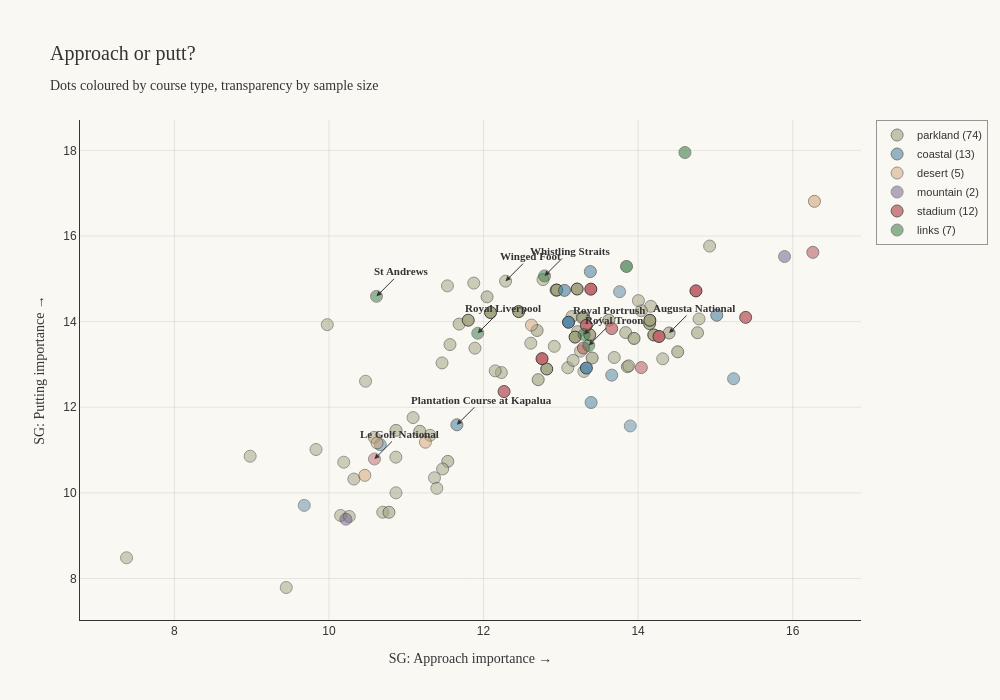

Source (notebook cell):
### Code cell
# Same chart, but colour by course_type
import plotly.graph_objects as go

# Build plot_df (same as before)
rows = []
for course, data in meta.items():
    shap = data.get("shap_profile") or {}
    if not shap:
        continue
    rows.append({
        "course_name": course,
        "course_type": data.get("course_type"),
        "country": data.get("country"),
        "yardage": data.get("yardage"),
        "designer": data.get("designer"),
        "n_events": shap.get("n_events"),
        "n_player_events": shap.get("n_player_events"),
        **{f"{f}_shap": shap.get(f"{f}_shap") for f in PLAYER_FEATURES},
    })

plot_df = pd.DataFrame(rows)
plot_df = plot_df.dropna(subset=["driving_dist_shap", "driving_acc_shap", "yardage"])

# Brand
INK = "#363334"
PAPER = "#f9f8f3"

# Color map
type_colors = {
    "parkland": "#a3a380",
    "links": "#3a7d44",
    "coastal": "#5a8ca8",
    "stadium": "#c1666b",
    "desert": "#d4a373",
    "mountain": "#6f5d8e",
    "heathland": "#8b7355",
}

fig = go.Figure()

# Filter and plot
plot_df = plot_df.dropna(subset=["sg_app_shap", "sg_putt_shap", "course_type"])

# Opacity from sample size
max_events = plot_df["n_player_events"].max()
min_events = plot_df["n_player_events"].min()
plot_df["opacity"] = 0.5 + 0.5 * (
    (plot_df["n_player_events"] - min_events) / (max_events - min_events)
)

# Plot each course type as separate trace for legend
for ctype in plot_df["course_type"].unique():
    if pd.isna(ctype):
        continue
    subset = plot_df[plot_df["course_type"] == ctype]
    fig.add_trace(go.Scatter(
        x=subset["sg_app_shap"],
        y=subset["sg_putt_shap"],
        mode="markers",
        marker=dict(
            size=12,
            color=type_colors.get(ctype, "#888"),
            opacity=subset["opacity"],
            line=dict(color=INK, width=1),
        ),
        name=f"{ctype} ({len(subset)})",
        text=subset["course_name"],
        customdata=subset[["country", "yardage", "n_events", "designer"]].values,
        hovertemplate=(
            "<b>%{text}</b><br>" +
            "%{customdata[0]}<br>" +
            "%{customdata[1]} yds · %{customdata[3]}<br>" +
            "%{customdata[2]} events<br>" +
            "SG: APP: %{x:.3f}<br>" +
            "SG: PUT: %{y:.3f}" +
            "<extra></extra>"
        ),
    ))

# Annotations
annotate_courses = [
    "Old Course at St Andrews",
    "Royal Liverpool",
    "Royal Troon",
    "Royal Portrush Golf Club",
    "Augusta National Golf Club",
    "Plantation Course at Kapalua",
    "Whistling Straits",
    "Le Golf National",
    "Winged Foot GC",
]

for course in annotate_courses:
    if course in plot_df["course_name"].values:
        row = plot_df[plot_df["course_name"] == course].iloc[0]
        short = (course
                 .replace("Old Course at ", "")
                 .replace(" Golf Links", "")
                 .replace(" Golf Club", "")
                 .replace(" Country Club", "")
                 .replace(" GC", ""))
        fig.add_annotation(
            x=row["sg_app_shap"],
            y=row["sg_putt_shap"],
            text=f"<b>{short}</b>",
            showarrow=True,
            arrowhead=2,
            arrowcolor=INK,
            arrowsize=1, arrowwidth=1,
            ax=25, ay=-25,
            font=dict(family="Fraunces, serif", size=11, color=INK),
        )

fig.update_layout(
    title=dict(
        text="Approach or putt?<br><sub>Dots coloured by course type, transparency by sample size</sub>",
        font=dict(family="Fraunces, serif", size=20, color=INK),
    ),
    xaxis=dict(
        title=dict(text="SG: Approach importance →", font=dict(family="Fraunces, serif", size=14)),
        gridcolor="rgba(54, 51, 52, 0.1)",
        showline=True, linecolor=INK,
        zeroline=False,
    ),
    yaxis=dict(
        title=dict(text="SG: Putting importance →", font=dict(family="Fraunces, serif", size=14)),
        gridcolor="rgba(54, 51, 52, 0.1)",
        showline=True, linecolor=INK,
        zeroline=False,
    ),
    plot_bgcolor=PAPER,
    paper_bgcolor=PAPER,
    font=dict(family="Archivo, sans-serif", color=INK, size=12),
    legend=dict(
        font=dict(family="Archivo, sans-serif", size=11),
        bgcolor=PAPER,
        bordercolor=INK,
        borderwidth=0.5,
    ),
    width=1000,
    height=700,
    margin=dict(l=80, r=60, t=120, b=80),
)

fig.show()

### Figure 1 — Plotly figure (JSON) as saved in the notebook; plotly's stock layout.template omitted (floating-point values rounded to 4 significant figures; data arrays with more than 128 entries replaced by an {"elided": "..."} marker saying what was removed)
{"data": [{"customdata": {"elided": "74x4 mixed values"}, "hovertemplate": "<b>%{text}</b><br>%{customdata[0]}<br>%{customdata[1]} yds · %{customdata[3]}<br>%{customdata[2]} events<br>SG: APP: %{x:.3f}<br>SG: PUT: %{y:.3f}<extra></extra>", "marker": {"color": "#a3a380", "line": {"color": "#363334", "width": 1}, "opacity": [0.5114, 0.5553, 0.6489, 0.5347, 0.8765, 0.5347, 0.5703, 0.5042, 0.5233, 0.6068, 0.6331, 0.756, 0.558, 0.5236, 0.5293, 0.9393, 0.5087, 0.8143, 0.6038, 0.5347, 0.5858, 0.5727, 0.6603, 0.6734, 0.5239, 0.5467, 0.5813, 0.5374, 0.5347, 0.9674, 0.5203, 0.6525, 0.581, 0.5042, 0.5042, 0.5087, 0.7356, 0.9031, 0.5347, 0.5347, 0.5347, 0.5236, 0.9961, 0.5347, 0.5236, 0.9022, 0.6059, 0.5236, 0.8917, 0.5401, 1.0, 0.5114, 0.5111, 0.9722, 0.5347, 0.5344, 0.5813, 0.5347, 0.9701, 0.5344, 0.5042, 0.5051, 0.5096, 0.5347, 0.5042, 0.5347, 0.6902, 0.5096, 0.5834, 0.5051, 0.5203, 0.5347, 0.5084, 0.5311], "size": 12}, "mode": "markers", "name": "parkland (74)", "text": ["ACCORDIA GOLF Narashino Country Club", "Aronimink Golf Club", "Augusta National Golf Club", "Baltusrol Golf Club", "Bay Hill Club & Lodge", "Bellerive Country Club", "Bethpage Black", "Bolingbrook Golf Club", "Caves Valley Golf Club", "Club de Golf Chapultepec", "Colonial CC", "Colonial Country Club", "Congaree Golf Club", "Congressional CC (Blue)", "Conway Farms GC", "Country Club of Jackson", "Crooked Stick Golf Club", "Detroit Golf Club", "Dunes Golf and Beach Club", "Eagle Point Golf Club", "East Lake Golf Club", "Firestone CC (South)", "GC of Houston", "Glen Abbey Golf Club", "Glen Oaks Club", "Golf Club of Houston", "Hamilton Golf & Country Club", "Hong Kong Golf Club", "Hurstbourne Country Club", "Innisbrook Resort (Copperhead)", "JCB Golf and Country Club", "Keene Trace Golf Club", "Keene Trace Golf Club (Champions Course)", "Las Vegas Country Club", "Maridoe Golf Club", "Medinah Country Club", "Memorial Park Golf Course", "Muirfield Village Golf Club", "Oak Hill Country Club", "Oakdale Golf & Country Club", "Oakmont Country Club", "Olympia Fields Country Club (North)", "PGA National (Champion)", "Pinehurst Resort & Country Club (Course No. 2)", "Plainfield Country Club", "Quail Hollow Club", "RTJ Trail (Grand National)", "Ridgewood CC", "Riviera Country Club", "Robert Trent Jones Golf Club", "Sedgefield Country Club", "Shadow Creek Golf Course", "Sherwood Country Club", "Silverado Resort (North)", "Southern Hills Country Club", "St. George's G&CC", "TPC Four Seasons Resort", "TPC Harding Park", "TPC San Antonio (Oaks)", "TPC Toronto at Osprey Valley (North Course)", "The Club at Chatham Hills", "The Club at Steyn City", "The Concession Golf Club", "The Country Club", "The Grove", "The Los Angeles Country Club (North Course)", "The Old White TPC", "The Philadelphia Cricket Club (Wissahickon Course)", "Trump National Doral", "Trump National Washington", "Valderrama Golf Club", "Valhalla Golf Club", "Wilmington Country Club", "Winged Foot GC"], "type": "scatter", "x": [13.3, 11.68, 14.4, 14.32, 13.37, 14.16, 13.14, 7.381, 10.7, 10.78, 12.71, 13.3, 13.86, 12.61, 10.59, 12.45, 11.31, 14.15, 12.69, 12.77, 11.54, 10.87, 13.62, 13.41, 11.87, 11.57, 12.05, 11.47, 13.09, 13.21, 11.09, 14.51, 13.84, 11.37, 11.4, 9.832, 13.95, 14.2, 12.23, 11.46, 12.92, 10.87, 14.15, 11.89, 12.94, 12.82, 14.77, 11.53, 11.8, 13.69, 12.95, 10.15, 13.26, 12.09, 13.88, 14.04, 13.22, 12.15, 13.18, 14.0, 9.447, 10.26, 9.979, 13.16, 10.19, 14.93, 13.28, 10.87, 11.18, 8.98, 10.32, 14.79, 10.47, 12.29], "y": [12.84, 13.94, 13.73, 13.13, 13.69, 14.36, 14.12, 8.484, 9.549, 9.547, 12.64, 14.1, 12.95, 13.5, 11.3, 14.24, 11.35, 13.95, 13.79, 14.98, 10.74, 11.46, 14.04, 13.15, 14.9, 13.46, 14.58, 10.56, 12.92, 14.76, 11.76, 13.29, 13.75, 10.35, 10.11, 11.01, 13.61, 13.69, 12.81, 13.04, 13.42, 10.83, 14.03, 13.38, 14.74, 12.89, 13.74, 14.84, 14.03, 13.16, 14.74, 9.473, 13.31, 14.21, 12.97, 14.25, 13.77, 12.85, 13.64, 14.49, 7.79, 9.45, 13.93, 13.09, 10.72, 15.77, 14.1, 10.0, 11.44, 10.86, 10.32, 14.06, 12.61, 14.95]}, {"customdata": [["Bahamas", 7400, 2, "Ernie Els"], ["Mexico", 7024, 1, "Greg Norman"], ["United States", 7213, 12, "Pete Dye"], ["United States", 7400, 2, "Tom Kite and Bob Cupp"], ["United States", 7876, 1, "Pete Dye"], ["United States", 6828, 3, "Jack Neville and Douglas Grant"], ["United States", 7596, 11, "Bill Coore and Ben Crenshaw"], ["United States", 6945, 3, "C.H. Alison"], ["Singapore", 7300, 3, "Ron Fream"], ["United States", 6960, 2, "Robert Trent Jones Sr."], ["United States", 7804, 5, "William F. Bell"], ["Mexico", 7200, 4, "Greg Norman"], ["United States", 7125, 12, "Seth Raynor"]], "hovertemplate": "<b>%{text}</b><br>%{customdata[0]}<br>%{customdata[1]} yds · %{customdata[3]}<br>%{customdata[2]} events<br>SG: APP: %{x:.3f}<br>SG: PUT: %{y:.3f}<extra></extra>", "marker": {"color": "#5a8ca8", "line": {"color": "#363334", "width": 1}, "opacity": [0.5, 0.5042, 0.9184, 0.5607, 0.5344, 0.5822, 0.6184, 0.6199, 0.5374, 0.5359, 0.6914, 0.6531, 0.9973], "size": 12}, "mode": "markers", "name": "coastal (13)", "text": ["Albany Golf Club", "El Camaleon Golf Club", "Harbour Town Golf Links", "Liberty National Golf Club", "Ocean Course at Kiawah Island", "Pebble Beach Golf Links", "Plantation Course at Kapalua", "Sea Island Golf Club (Seaside Course)", "Sentosa Golf Club", "Spyglass Hill Golf Course", "Torrey Pines Golf Course (South Course)", "Vidanta Vallarta", "Waialae Country Club"], "type": "scatter", "x": [13.9, 9.68, 13.33, 13.66, 15.24, 13.39, 11.66, 13.38, 10.66, 13.76, 13.05, 15.02, 13.1], "y": [11.56, 9.708, 12.92, 12.75, 12.67, 12.11, 11.59, 15.17, 11.13, 14.7, 14.73, 14.15, 13.99]}, {"customdata": [["United States", 7500, 2, "Tom Weiskopf"], ["United States", 7381, 1, "Jack Nicklaus"], ["Saudi Arabia", 7000, 2, "Duncan Thomson"], ["Saudi Arabia", 7000, 1, "Dave Sampson (European Golf Design)"], ["United States", 7457, 1, "Tom Fazio"]], "hovertemplate": "<b>%{text}</b><br>%{customdata[0]}<br>%{customdata[1]} yds · %{customdata[3]}<br>%{customdata[2]} events<br>SG: APP: %{x:.3f}<br>SG: PUT: %{y:.3f}<extra></extra>", "marker": {"color": "#d4a373", "line": {"color": "#363334", "width": 1}, "opacity": [0.5664, 0.5042, 0.5212, 0.5042, 0.5114], "size": 12}, "mode": "markers", "name": "desert (5)", "text": ["Black Desert Resort", "Jack Nicklaus Golf Course", "Riyadh Golf Club", "Royal Greens Golf & Country Club", "The Summit Club"], "type": "scatter", "x": [16.28, 12.62, 10.46, 11.25, 10.62], "y": [16.81, 13.92, 10.41, 11.18, 11.17]}, {"customdata": [["United States", 7559, 1, "Jack Nicklaus"], ["United States", 7552, 1, "Jack Nicklaus"]], "hovertemplate": "<b>%{text}</b><br>%{customdata[0]}<br>%{customdata[1]} yds · %{customdata[3]}<br>%{customdata[2]} events<br>SG: APP: %{x:.3f}<br>SG: PUT: %{y:.3f}<extra></extra>", "marker": {"color": "#6f5d8e", "line": {"color": "#363334", "width": 1}, "opacity": [0.503, 0.5269], "size": 12}, "mode": "markers", "name": "mountain (2)", "text": ["Castle Pines Golf Club", "Montreux Golf & Country Club"], "type": "scatter", "x": [10.22, 15.89], "y": [9.385, 15.52]}, {"customdata": [["France", 7331, 1, "Hubert Chesneau"], ["United States", 7300, 3, "Pete Dye"], ["United States", 7261, 5, "Arnold Palmer"], ["United States", 7438, 5, "Tom Weiskopf"], ["United States", 7258, 10, "D.A. Weibring"], ["United States", 7139, 3, "Ault, Clark & Associates"], ["United States", 6841, 11, "Robert J. Ross"], ["United States", 7271, 11, "Pete Dye"], ["United States", 7261, 12, "Jay Morrish and Tom Weiskopf"], ["United States", 7244, 11, "Ron Prichard"], ["United States", 7243, 10, "Bobby Weed"], ["United States", 7468, 7, "Arnold Palmer"]], "hovertemplate": "<b>%{text}</b><br>%{customdata[0]}<br>%{customdata[1]} yds · %{customdata[3]}<br>%{customdata[2]} events<br>SG: APP: %{x:.3f}<br>SG: PUT: %{y:.3f}<extra></extra>", "marker": {"color": "#c1666b", "line": {"color": "#363334", "width": 1}, "opacity": [0.506, 0.6172, 0.6403, 0.7213, 0.9528, 0.6056, 0.9495, 0.9569, 0.9587, 0.8346, 0.9103, 0.8134], "size": 12}, "mode": "markers", "name": "stadium (12)", "text": ["Le Golf National", "Pete Dye Stadium Course", "TPC Boston", "TPC Craig Ranch", "TPC Deere Run", "TPC Potomac at Avenel Farm", "TPC River Highlands", "TPC Sawgrass", "TPC Scottsdale", "TPC Southwind", "TPC Summerlin", "TPC Twin Cities"], "type": "scatter", "x": [10.59, 16.26, 13.29, 13.66, 14.75, 14.04, 13.39, 14.27, 12.76, 12.27, 13.33, 15.39], "y": [10.79, 15.62, 13.38, 13.84, 14.72, 12.93, 14.76, 13.65, 13.13, 12.37, 13.91, 14.1]}, {"customdata": [["Scotland", 7305, 1, "Old Tom Morris"], ["England", 7252, 1, "Robert Chambers and George Morris"], ["Northern Ireland", 7337, 1, "Harry Colt"], ["Scotland", 7208, 1, "Charlie Hunter"], ["Scotland", 7237, 4, "Tom Doak"], ["United States", 7450, 2, "Bill Coore & Ben Crenshaw"], ["United States", 7790, 1, "Pete Dye"]], "hovertemplate": "<b>%{text}</b><br>%{customdata[0]}<br>%{customdata[1]} yds · %{customdata[3]}<br>%{customdata[2]} events<br>SG: APP: %{x:.3f}<br>SG: PUT: %{y:.3f}<extra></extra>", "marker": {"color": "#3a7d44", "line": {"color": "#363334", "width": 1}, "opacity": [0.5347, 0.5347, 0.5347, 0.5347, 0.6752, 0.581, 0.5347], "size": 12}, "mode": "markers", "name": "links (7)", "text": ["Old Course at St Andrews", "Royal Liverpool", "Royal Portrush Golf Club", "Royal Troon", "The Renaissance Club", "Trinity Forest Golf Club", "Whistling Straits"], "type": "scatter", "x": [10.62, 11.93, 13.3, 13.36, 13.85, 14.61, 12.79], "y": [14.59, 13.73, 13.7, 13.44, 15.29, 17.95, 15.07]}], "layout": {"annotations": [{"arrowcolor": "#363334", "arrowhead": 2, "arrowsize": 1, "arrowwidth": 1, "ax": 25, "ay": -25, "font": {"color": "#363334", "family": "Fraunces, serif", "size": 11}, "showarrow": true, "text": "<b>St Andrews</b>", "x": 10.62, "y": 14.59}, {"arrowcolor": "#363334", "arrowhead": 2, "arrowsize": 1, "arrowwidth": 1, "ax": 25, "ay": -25, "font": {"color": "#363334", "family": "Fraunces, serif", "size": 11}, "showarrow": true, "text": "<b>Royal Liverpool</b>", "x": 11.93, "y": 13.73}, {"arrowcolor": "#363334", "arrowhead": 2, "arrowsize": 1, "arrowwidth": 1, "ax": 25, "ay": -25, "font": {"color": "#363334", "family": "Fraunces, serif", "size": 11}, "showarrow": true, "text": "<b>Royal Troon</b>", "x": 13.36, "y": 13.44}, {"arrowcolor": "#363334", "arrowhead": 2, "arrowsize": 1, "arrowwidth": 1, "ax": 25, "ay": -25, "font": {"color": "#363334", "family": "Fraunces, serif", "size": 11}, "showarrow": true, "text": "<b>Royal Portrush</b>", "x": 13.3, "y": 13.7}, {"arrowcolor": "#363334", "arrowhead": 2, "arrowsize": 1, "arrowwidth": 1, "ax": 25, "ay": -25, "font": {"color": "#363334", "family": "Fraunces, serif", "size": 11}, "showarrow": true, "text": "<b>Augusta National</b>", "x": 14.4, "y": 13.73}, {"arrowcolor": "#363334", "arrowhead": 2, "arrowsize": 1, "arrowwidth": 1, "ax": 25, "ay": -25, "font": {"color": "#363334", "family": "Fraunces, serif", "size": 11}, "showarrow": true, "text": "<b>Plantation Course at Kapalua</b>", "x": 11.66, "y": 11.59}, {"arrowcolor": "#363334", "arrowhead": 2, "arrowsize": 1, "arrowwidth": 1, "ax": 25, "ay": -25, "font": {"color": "#363334", "family": "Fraunces, serif", "size": 11}, "showarrow": true, "text": "<b>Whistling Straits</b>", "x": 12.79, "y": 15.07}, {"arrowcolor": "#363334", "arrowhead": 2, "arrowsize": 1, "arrowwidth": 1, "ax": 25, "ay": -25, "font": {"color": "#363334", "family": "Fraunces, serif", "size": 11}, "showarrow": true, "text": "<b>Le Golf National</b>", "x": 10.59, "y": 10.79}, {"arrowcolor": "#363334", "arrowhead": 2, "arrowsize": 1, "arrowwidth": 1, "ax": 25, "ay": -25, "font": {"color": "#363334", "family": "Fraunces, serif", "size": 11}, "showarrow": true, "text": "<b>Winged Foot</b>", "x": 12.29, "y": 14.95}], "font": {"color": "#363334", "family": "Archivo, sans-serif", "size": 12}, "height": 700, "legend": {"bgcolor": "#f9f8f3", "bordercolor": "#363334", "borderwidth": 0.5, "font": {"family": "Archivo, sans-serif", "size": 11}}, "margin": {"b": 80, "l": 80, "r": 60, "t": 120}, "paper_bgcolor": "#f9f8f3", "plot_bgcolor": "#f9f8f3", "title": {"font": {"color": "#363334", "family": "Fraunces, serif", "size": 20}, "text": "Approach or putt?<br><sub>Dots coloured by course type, transparency by sample size</sub>"}, "width": 1000, "xaxis": {"gridcolor": "rgba(54, 51, 52, 0.1)", "linecolor": "#363334", "showline": true, "title": {"font": {"family": "Fraunces, serif", "size": 14}, "text": "SG: Approach importance →"}, "zeroline": false}, "yaxis": {"gridcolor": "rgba(54, 51, 52, 0.1)", "linecolor": "#363334", "showline": true, "title": {"font": {"family": "Fraunces, serif", "size": 14}, "text": "SG: Putting importance →"}, "zeroline": false}}}
